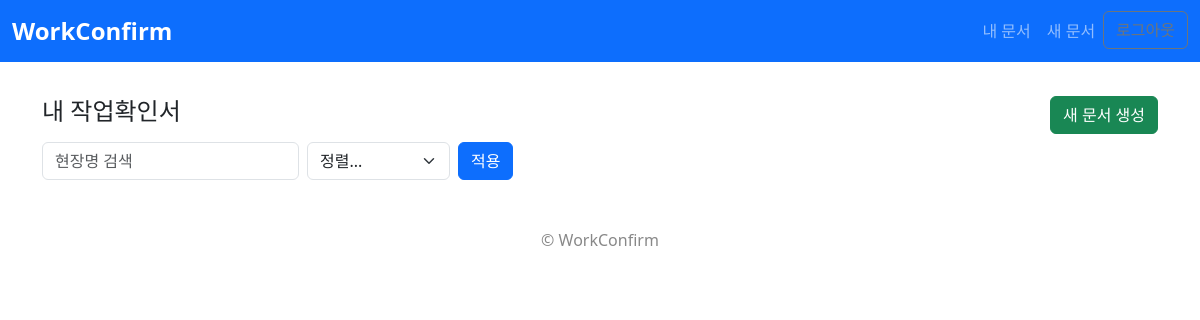
The page / (signed in) on the database as committed earlier.
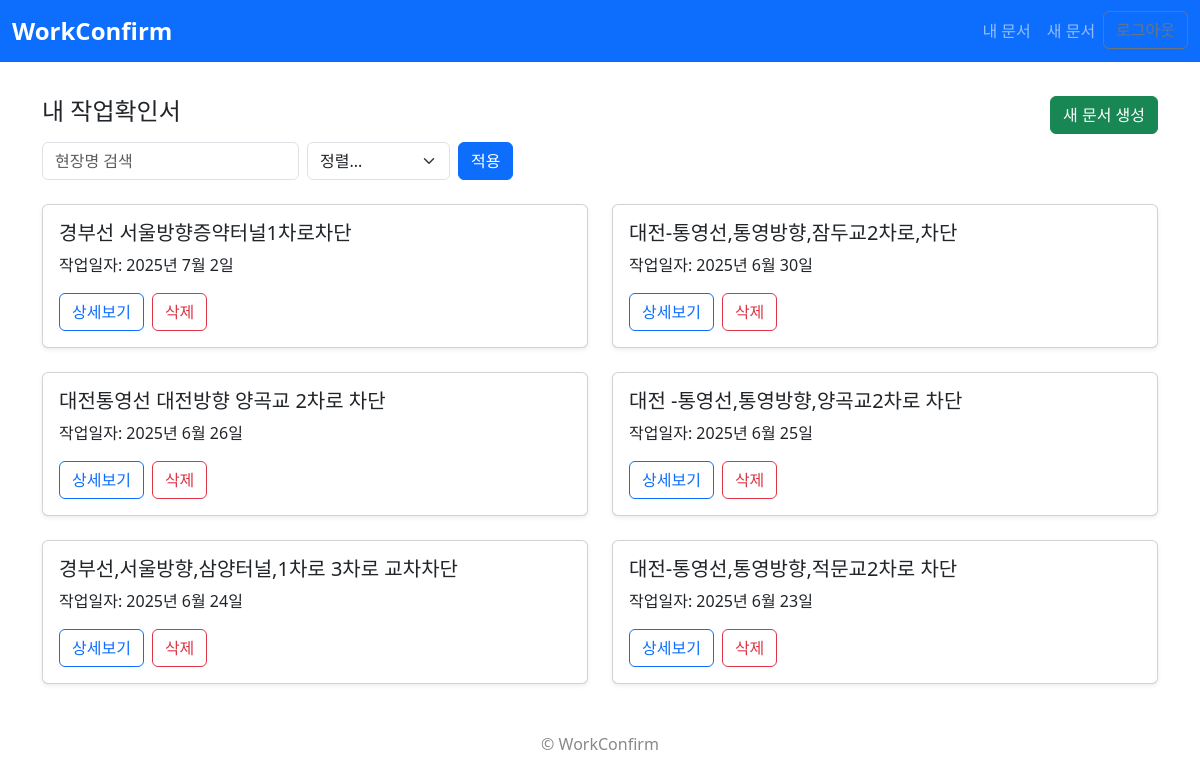
The same page on the database as committed later.
### app/models.py (models this page shows, shortened)
class WorkFormDocument(models.Model):
    user          = models.ForeignKey(
                    settings.AUTH_USER_MODEL,
                        on_delete=models.CASCADE,
                        related_name='documents',
                        default = None
                    )
    created_at = models.DateTimeField(auto_now_add=True)
    folder_name = models.CharField('폴더명', max_length=255)
    docx_file = models.FileField('DOCX 파일', upload_to=upload_to)
    preview_image = models.ImageField('미리보기 이미지', upload_to=upload_to)
    class Meta:
        ordering = ['-created_at']

class WorkFormEntry(models.Model):
    document = models.ForeignKey(
        WorkFormDocument,
        on_delete=models.CASCADE,
        related_name='entries'
    )
    work_date    = models.DateField('작업일자')
    location     = models.CharField('현장명', max_length=100)
    device       = models.CharField('장비명', max_length=100)
    carno        = models.CharField('차량번호', max_length=100, blank=True)
    start_time   = models.TimeField('시작시간')
    end_time     = models.TimeField('종료시간')
    end_day      = models.CharField('종료일', max_length=10, choices=DAY_CHOICES, default='same')
    work_content = models.TextField('작업내용')
    confirm_date = models.DateField('확인일자')
    cert_17      = models.CharField('차단팀장명', max_length=100, blank=True)
    cert_18      = models.CharField('현장책임자명', max_length=100, blank=True)
    created_at   = models.DateTimeField(auto_now_add=True)
    class Meta:
        ordering = ['-created_at']

### app/views.py (the view)
# urls.py: path('',               views.document_list,   name='document_list'),
@login_required
def document_list(request):
    qs = WorkFormDocument.objects.filter(user=request.user)
    q = request.GET.get('q', '').strip()
    if q:
        qs = qs.filter(entries__location__icontains=q)
    sort = request.GET.get('sort')
    if sort == 'date_asc':
        qs = qs.order_by('entries__work_date')
    elif sort == 'date_desc':
        qs = qs.order_by('-entries__work_date')
    elif sort == 'name_asc':
        qs = qs.order_by('entries__location')
    elif sort == 'name_desc':
        qs = qs.order_by('-entries__location')
    else:
        qs = qs.order_by('-created_at')
    documents = qs.distinct()
    return render(request, 'app/document_list.html', {
        'documents': documents,
        'q': q,
        'sort': sort,
    })

### app/templates/app/document_list.html (shortened to what this page needs)
{% extends 'app/base.html' %}
{% block content %}
<div class="d-flex justify-content-between align-items-center mt-4 mb-2">
  <h4>내 작업확인서</h4>
  <a href="{% url 'document_create' %}" class="btn btn-success">새 문서 생성</a>
</div>
<form method="get" class="row g-2 align-items-center mb-4">
  <div class="col-auto">
    <input
      type="text"
      name="q"
      class="form-control"
      placeholder="현장명 검색"
      value="{{ q }}"
    >
  </div>
  <div class="col-auto">
    <select name="sort" class="form-select">
      <option value="">정렬...</option>
    </select>
  </div>
  <div class="col-auto">
    <button type="submit" class="btn btn-primary">적용</button>
  </div>
</form>
<div class="row row-cols-1 row-cols-md-2 g-4">
{% for doc in documents %}
  {% with entry=doc.entries.all.0 %}
    <div class="col">
      <div class="card h-100 shadow-sm">
        <div class="card-body">
          <h5 class="card-title">{{ entry.location }}</h5>
          <p class="card-text">작업일자: {{ entry.work_date }}</p>
          <div class="d-flex">
            <a href="{% url 'document_detail' doc.pk %}"
               class="btn btn-outline-primary me-2">
              상세보기
            </a>
            <form method="post"
                  action="{% url 'document_delete' doc.pk %}"
                  style="display:inline;"
                  onsubmit="return confirm('정말 이 문서를 삭제하시겠습니까?');">
              <button type="submit" class="btn btn-outline-danger">
                삭제
              </button>
            </form>
          </div>
        </div>
      </div>
    </div>
  {% endwith %}
{% endfor %}
</div>
{% endblock %}

Rows that differ between the two databases and show on the page:
added WorkFormDocument: entries.all.0.location "경부선 서울방향증약터널1차로차단", entries.all.0.work_date "2025년 7월 2일"
added WorkFormDocument: entries.all.0.location "대전-통영선,통영방향,잠두교2차로,차단", entries.all.0.work_date "2025년 6월 30일"
added WorkFormDocument: entries.all.0.location "대전통영선 대전방향 양곡교 2차로 차단", entries.all.0.work_date "2025년 6월 26일"
added WorkFormDocument: entries.all.0.location "대전 -통영선,통영방향,양곡교2차로 차단", entries.all.0.work_date "2025년 6월 25일"
added WorkFormDocument: entries.all.0.location "경부선,서울방향,삼양터널,1차로 3차로 교차차단", entries.all.0.work_date "2025년 6월 24일"
added WorkFormDocument: entries.all.0.location "대전-통영선,통영방향,적문교2차로 차단", entries.all.0.work_date "2025년 6월 23일"
